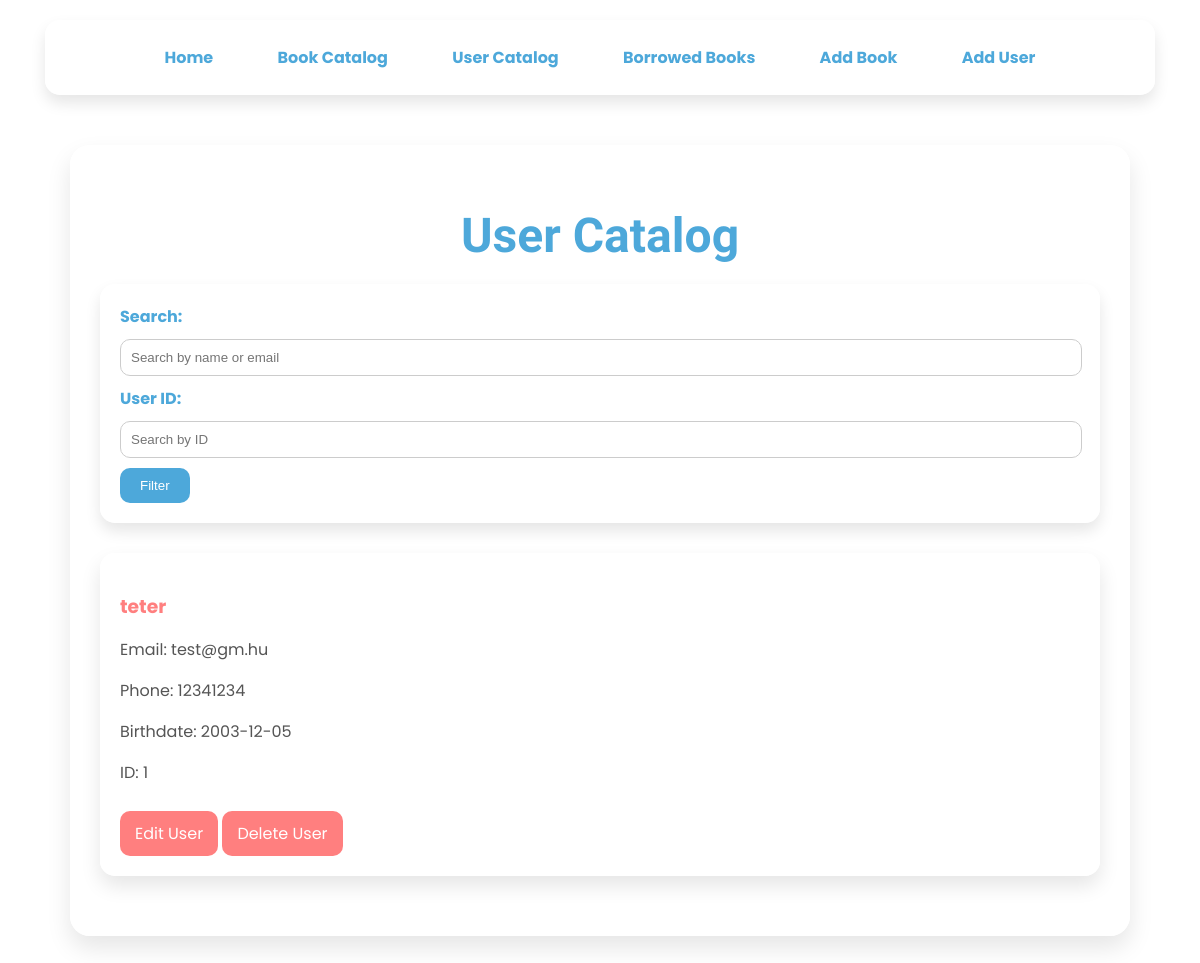
Screenshot of /users with the database file from the repository.
### app/models.py (models this page shows, shortened)
class User(db.Model):
    id = db.Column(db.Integer, primary_key=True)
    name = db.Column(db.String(100), nullable=False)
    email = db.Column(db.String(100), nullable=False)
    phone_number = db.Column(db.String(20), nullable=True)
    birthdate = db.Column(db.Date, nullable=True)
    borrowed_books = relationship('Borrow', backref='user', cascade='all, delete-orphan')

### app/routes.py (the view)
@main.route('/users', methods=['GET', 'POST'])
def users():
    search = request.args.get('search', '')
    user_id = request.args.get('id', '')
    query = User.query
    if search:
        query = query.filter(User.name.ilike(f'%{search}%') | User.email.ilike(f'%{search}%'))
    if user_id:
        query = query.filter(User.id == user_id)
    users = query.paginate(page=request.args.get('page', 1, type=int), per_page=5)
    return render_template('users.html', users=users)

### app/templates/users.html (shortened to what this page needs)
<!DOCTYPE html>
<html lang="en">
<head>
</head>
<body>
<nav>
    <a href="{{ url_for('main.home') }}">Home</a>
    <a href="{{ url_for('main.catalog') }}">Book Catalog</a>
    <a href="{{ url_for('main.users') }}">User Catalog</a>
    <a href="{{ url_for('main.borrowed_books') }}">Borrowed Books</a>
    <a href="{{ url_for('main.add_book') }}">Add Book</a>
    <a href="{{ url_for('main.add_user') }}">Add User</a>
</nav>
<div class="container">
    <h1>User Catalog</h1>
    <form class="filter-form" method="get" action="{{ url_for('main.users') }}">
        <label for="search">Search:</label>
        <input type="text" id="search" name="search" placeholder="Search by name or email"
               value="{{ request.args.get('search', '') }}">
        <label for="id">User ID:</label>
        <input type="number" id="id" name="id" placeholder="Search by ID" value="{{ request.args.get('id', '') }}">
        <button type="submit">Filter</button>
    </form>
    {% for user in users.items %}
    <div class="user-card">
        <h3>{{ user.name }}</h3>
        <p>Email: {{ user.email }}</p>
        <p>Phone: {{ user.phone_number }}</p>
        <p>Birthdate: {{ user.birthdate }}</p>
        <p>ID: {{ user.id }}</p>
        <a href="{{ url_for('main.edit_user', user_id=user.id) }}" class="btn">Edit User</a>
        <a href="{{ url_for('main.delete_user', user_id=user.id) }}" class="btn"
           onclick="return confirm('Are you sure you want to delete this user?')">Delete User</a>
    </div>
    {% endfor %}
</div>
</body>
</html>

### rows the page displays
User: name "teter", email "test@gm.hu", phone_number "12341234", birthdate "2003-12-05", id "1"
